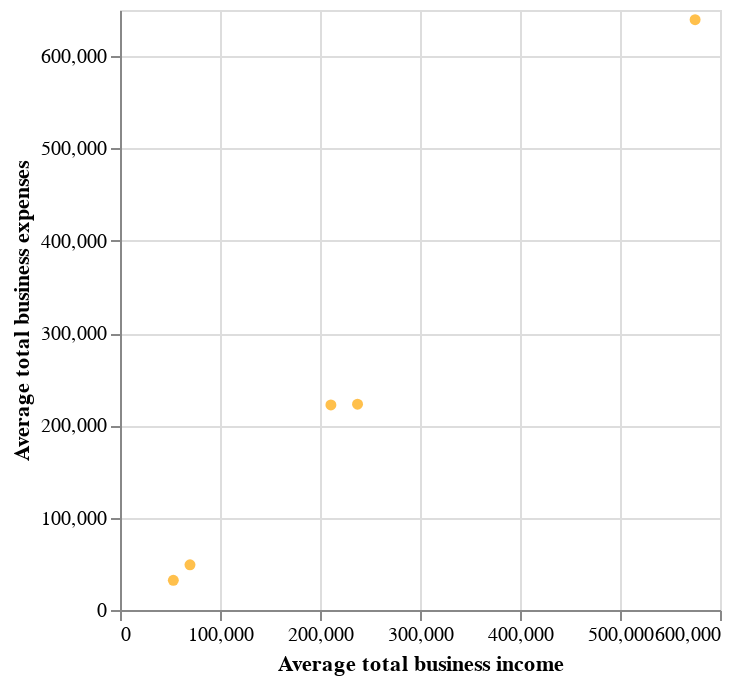

The notebook cell saved with this chart:
### Code cell
# Ceeate a scatter plot of the data points
chart1 = alt.Chart(df.head()).mark_circle().encode(x='Average total business income', 
                                                   y='Average total business expenses', 
                                                   color=alt.value('orange'), 
                                                   tooltip=['Postcode', 
                                                            'Average total business income', 
                                                            'Average total business expenses']).interactive()
chart1

### Figure 1 — Vega-Lite specification as saved in the notebook (floating-point values rounded to 4 significant figures)
{"config": {"view": {"continuousWidth": 300, "continuousHeight": 300}}, "data": {"name": "data-ee08fe22868040b6b3d88b7a2d94fff4"}, "mark": {"type": "circle"}, "encoding": {"color": {"value": "orange"}, "tooltip": [{"field": "Postcode", "type": "quantitative"}, {"field": "Average total business income", "type": "quantitative"}, {"field": "Average total business expenses", "type": "quantitative"}], "x": {"field": "Average total business income", "type": "quantitative"}, "y": {"field": "Average total business expenses", "type": "quantitative"}}, "params": [{"name": "param_2", "select": {"type": "interval", "encodings": ["x", "y"]}, "bind": "scales"}], "$schema": "https://vega.github.io/schema/vega-lite/v5.8.0.json", "datasets": {"data-ee08fe22868040b6b3d88b7a2d94fff4": [{"Postcode": 2000, "Average total business income": 210901, "Average total business expenses": 222191}, {"Postcode": 2006, "Average total business income": 69983, "Average total business expenses": 48971}, {"Postcode": 2007, "Average total business income": 575099, "Average total business expenses": 639499}, {"Postcode": 2008, "Average total business income": 53329, "Average total business expenses": 32173}, {"Postcode": 2009, "Average total business income": 237539, "Average total business expenses": 222993}]}}
